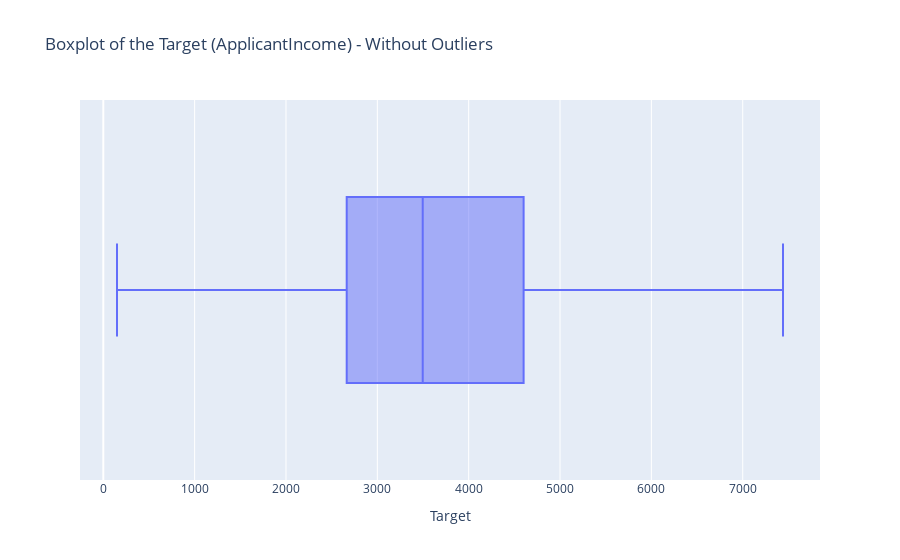

The code cell stored with this chart in its notebook:
### Markdown cell above
### Handling outliers

### Code cell
# Create a mask to filter out the outliers for 'ApplicantIncome'
mask_ApplicantIncome = df['ApplicantIncome'] <= 7441

print(df[mask_ApplicantIncome].head())
print(df[mask_ApplicantIncome].info())

fig = px.box(
    data_frame=df[mask_ApplicantIncome], 
    x='ApplicantIncome', 
    orientation='h',
    title='Boxplot of the Target (ApplicantIncome) - Without Outliers')

fig.update_layout(xaxis_title='Target')
fig.show()

### Figure 1 — Plotly figure (JSON) as saved in the notebook; plotly's stock layout.template omitted (floating-point values rounded to 4 significant figures; data arrays with more than 128 entries replaced by an {"elided": "..."} marker saying what was removed)
{"data": [{"alignmentgroup": "True", "hovertemplate": "ApplicantIncome=%{x}<extra></extra>", "legendgroup": "", "marker": {"color": "#636efa"}, "name": "", "notched": false, "offsetgroup": "", "orientation": "h", "showlegend": false, "type": "box", "x": {"elided": "469 int values"}, "x0": " ", "xaxis": "x", "y0": " ", "yaxis": "y"}], "layout": {"boxmode": "group", "legend": {"tracegroupgap": 0}, "title": {"text": "Boxplot of the Target (ApplicantIncome) - Without Outliers"}, "xaxis": {"anchor": "y", "domain": [0, 1], "title": {"text": "Target"}}, "yaxis": {"anchor": "x", "domain": [0, 1]}}}
